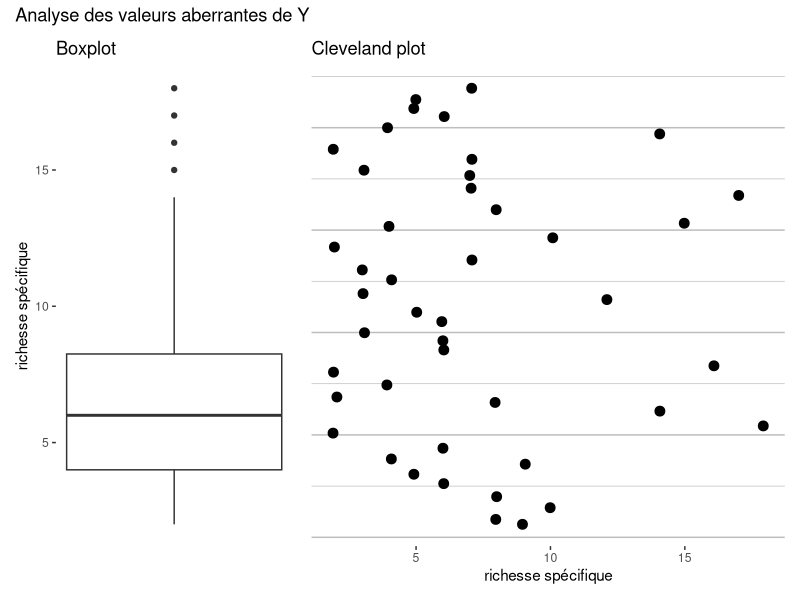
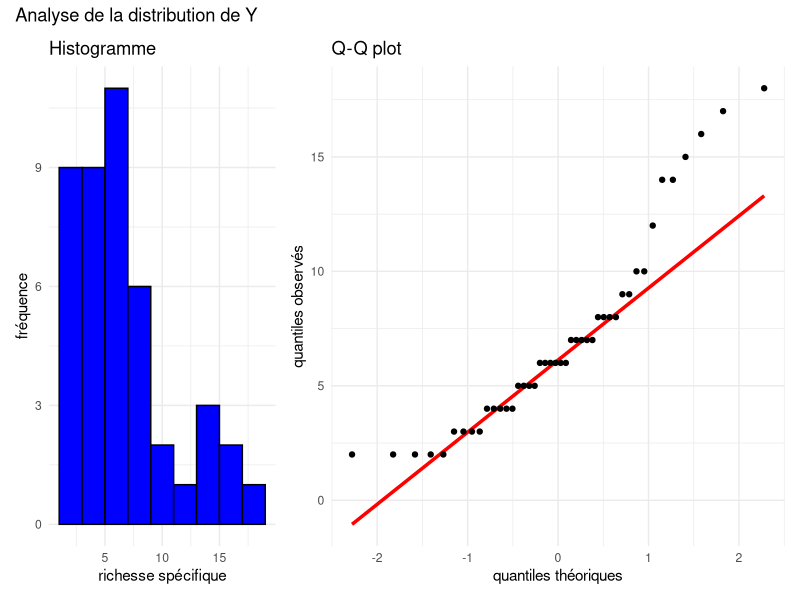

The R source for these figures, in order:
## ---- chunk 1
#importation
dataAnts <- read.table("BogAnts.txt", dec=".", header = TRUE)

#Passer la localisation en facteur 
dataAnts$Location<-as.factor(dataAnts$Location)

#vérification du type des variables 
str(dataAnts)
## ---- chunk 2
library(ggplot2)
library(patchwork)
## ---- chunk 3

# Boxplot 
bp <- ggplot(data = dataAnts, aes(y = Nsp))+
  geom_boxplot()+
  labs(title = "Boxplot",
       y = "richesse spécifique")+
  theme(
    panel.background = element_rect(fill="white"),
    panel.grid.major = element_blank(),
    panel.grid.minor = element_blank(),
    axis.text.x = element_blank(),
    axis.ticks.x = element_blank()
  )

# Cleveland plot 
cp <- ggplot(data = dataAnts, aes(x = Nsp, y = 1:nrow(dataAnts)))+
  geom_jitter(width = 0.1, size = 3, color = "black")+
  labs(title = "Cleveland plot",
       x = "richesse spécifique")+
  theme(
    panel.background = element_rect(fill="white"),
    panel.grid.major.y = element_line(color="gray"),
    panel.grid.minor.y = element_line(color="gray"),
    panel.grid.major.x = element_blank(),
    panel.grid.minor.x = element_blank(),
    axis.text.y = element_blank(),
    axis.ticks.y = element_blank(),
    axis.title.y = element_blank(),
  )

## Affichage 
(bp + cp) + 
  plot_layout(widths = c(1, 2)) + 
  plot_annotation(title = "Analyse des valeurs aberrantes de Y")
## ---- chunk 4

# Histogramme 
hg <- ggplot(data = dataAnts, aes(x = Nsp))+
  geom_histogram(binwidth = 2, fill = "blue", color = "black")+
  theme_minimal()+
  labs(title = "Histogramme",
       x = "richesse spécifique",
       y = "fréquence")

qqp <- ggplot(data = dataAnts, aes(sample = Nsp))+
  geom_qq_line(color = "red", size = 1.2)+
  geom_qq()+
  theme_minimal()+
  labs(title = "Q-Q plot",
       x = "quantiles théoriques",
       y = "quantiles observés")

# Affichage
(hg + qqp) +
  plot_layout(widths = c(1, 2)) + 
  plot_annotation(title = "Analyse de la distribution de Y")
